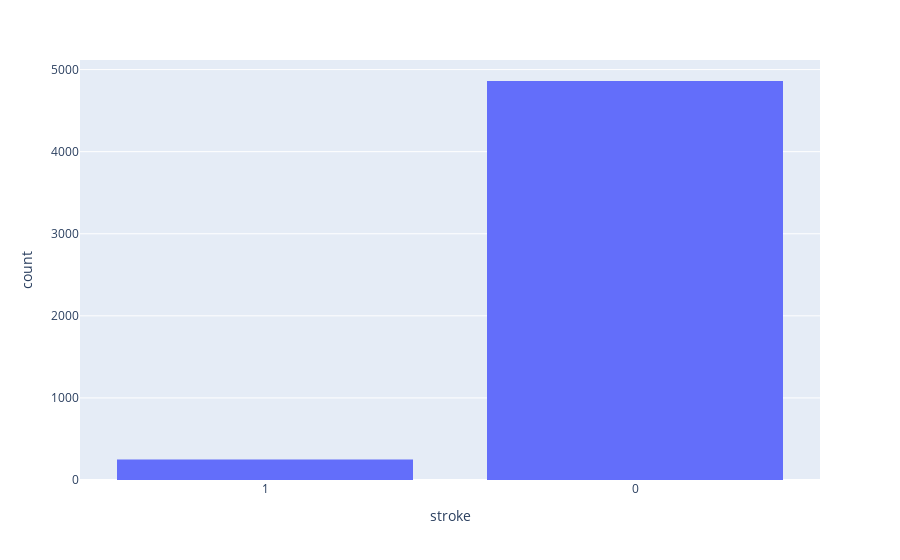

Notebook code for this chart:
### Code cell
df['stroke'] = df['stroke'].astype(str)
fig = px.histogram(df, x="stroke")
fig.show()

### Figure 1 — Plotly figure (JSON) as saved in the notebook; plotly's stock layout.template omitted (floating-point values rounded to 4 significant figures; data arrays with more than 128 entries replaced by an {"elided": "..."} marker saying what was removed)
{"data": [{"alignmentgroup": "True", "bingroup": "x", "hovertemplate": "stroke=%{x}<br>count=%{y}<extra></extra>", "legendgroup": "", "marker": {"color": "#636efa", "pattern": {"shape": ""}}, "name": "", "offsetgroup": "", "orientation": "v", "showlegend": false, "type": "histogram", "x": {"elided": "5110 str values"}, "xaxis": "x", "yaxis": "y"}], "layout": {"barmode": "relative", "legend": {"tracegroupgap": 0}, "margin": {"t": 60}, "xaxis": {"anchor": "y", "domain": [0, 1], "title": {"text": "stroke"}}, "yaxis": {"anchor": "x", "domain": [0, 1], "title": {"text": "count"}}}}
